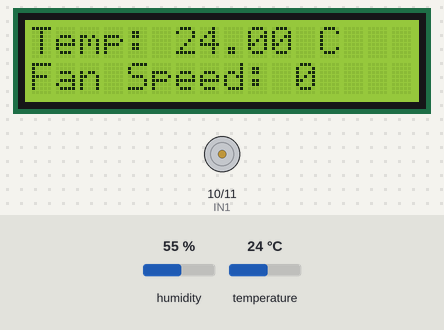
Bench run of a sketch on a simulated Arduino Uno, built with avr-gcc and run on an emulated ATmega328P. On the bench: 16×2 character LCD, motor-driver pin pairs drawn as motors (green arrow = first pin HIGH = forward, orange = second pin HIGH = backward, longer = more drive, scaled by the enable pin). Inputs (shaded band) come from the test bench; at power-on: temperature 24 °C, humidity 55 %. What the sketch prints to the serial monitor is not drawn.

Above: at 1.2 s.
1.3 s: temperature set to 26 °C
At 2.7 s:
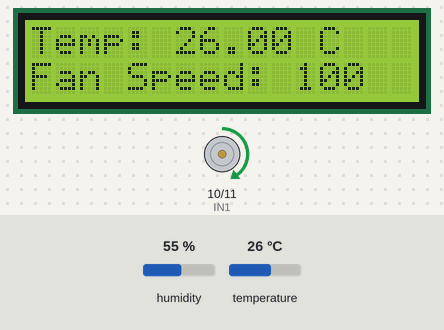
4.1 s: temperature set to 28 °C
6.9 s: temperature set to 31 °C
At 9.5 s:
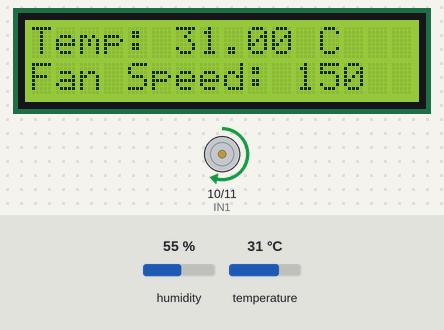
9.8 s: temperature set to 33 °C
At 10.7 s:
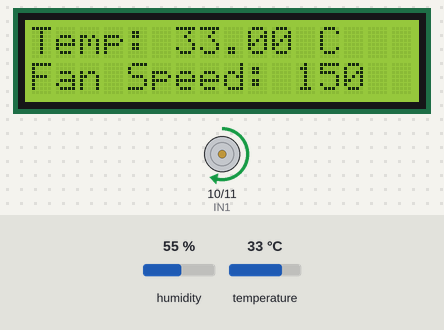
12.6 s: temperature set to 36 °C
At 15.3 s:
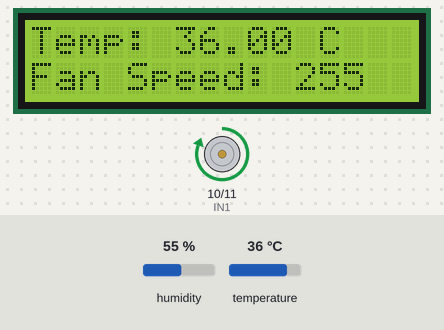
Timing chart, 0 to 16.8 s (numbered marks = the images above; inputs shaded):
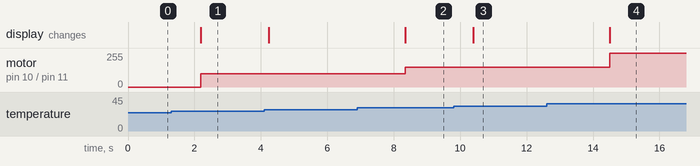

The sketch:

main.ino
```cpp
#include <Wire.h>
#include <LiquidCrystal_I2C.h>
#include <DHT.h>

// Define LCD (I2C address: 0x27, 16x2 display)
LiquidCrystal_I2C lcd(0x27, 16, 2);

// Define DHT sensor
#define DHTPIN 8      // DHT11 connected to digital pin 8
#define DHTTYPE DHT11 // DHT11 sensor type
DHT dht(DHTPIN, DHTTYPE);

// Define motor driver pins
#define ENA 9   // PWM pin for speed control
#define IN1 10  // Motor direction
#define IN2 11  // Motor direction

void setup() {
  Serial.begin(9600); // Start Serial Monitor
  Serial.println("Temperature-Based Fan Controller Initialized");

  // Initialize LCD
  lcd.init();
  lcd.backlight();
  lcd.setCursor(0, 0);
  lcd.print("Fan Controller");

  // Initialize DHT sensor
  dht.begin();

  // Set motor pins as outputs
  pinMode(ENA, OUTPUT);
  pinMode(IN1, OUTPUT);
  pinMode(IN2, OUTPUT);

  // Ensure fan is off initially
  digitalWrite(IN1, LOW);
  digitalWrite(IN2, LOW);
  analogWrite(ENA, 0);
}

void loop() {
  // Read temperature from DHT11
  float temperature = dht.readTemperature();

  // Check if the reading is valid
  if (isnan(temperature)) {
    Serial.println("Error: Failed to read from DHT11 sensor!");
    lcd.setCursor(0, 0);
    lcd.print("Temp Error!      ");
  } else {
    // Print temperature on LCD and Serial Monitor
    lcd.setCursor(0, 0);
    lcd.print("Temp: ");
    lcd.print(temperature);
    lcd.print(" C   ");

    Serial.print("Temperature: ");
    Serial.print(temperature);
    Serial.println(" C");

    // Control fan speed based on temperature
    int fanSpeed = 0;

    if (temperature < 25) {
      fanSpeed = 0; // Fan OFF
    } else if (temperature >= 25 && temperature < 30) {
      fanSpeed = 100; // Low speed
    } else if (temperature >= 30 && temperature < 35) {
      fanSpeed = 150; // Medium speed
    } else {
      fanSpeed = 255; // High speed
    }

    // Print fan status on LCD
    lcd.setCursor(0, 1);
    lcd.print("Fan Speed: ");
    lcd.print(fanSpeed);

    // Control motor driver (fan)
    if (fanSpeed > 0) {
      digitalWrite(IN1, HIGH);
      digitalWrite(IN2, LOW);
    } else {
      digitalWrite(IN1, LOW);
      digitalWrite(IN2, LOW);
    }

    analogWrite(ENA, fanSpeed); // Set speed

    // Print fan status on Serial Monitor
    Serial.print("Fan Speed: ");
    Serial.println(fanSpeed);
  }

  delay(2000); // Wait 2 seconds before next reading
}
```

Measured:
- the behaviour switches between 24 and 25 °C on temperature (found by bisection; images 0 and 1)
- the behaviour switches between 29 and 30 °C on temperature (found by bisection; images 1 and 2)
- the behaviour switches between 34 and 35 °C on temperature (found by bisection; images 3 and 4)
- after the input at 1.3 s, motor on pin 10 (IN1) / pin 11 (IN2): stopped → forward 100/255 after 0.88 s; the display: changes after 0.88 s (image 1)
- after the input at 6.9 s, motor on pin 10 (IN1) / pin 11 (IN2): forward 100/255 → forward 150/255 after 1.4 s; the display: changes after 1.4 s (image 2)
- after the input at 9.8 s, the display: changes after 0.60 s (image 3)
- after the input at 12.6 s, motor on pin 10 (IN1) / pin 11 (IN2): forward 150/255 → forward 255/255 after 1.9 s; the display: changes after 1.9 s (image 4)
